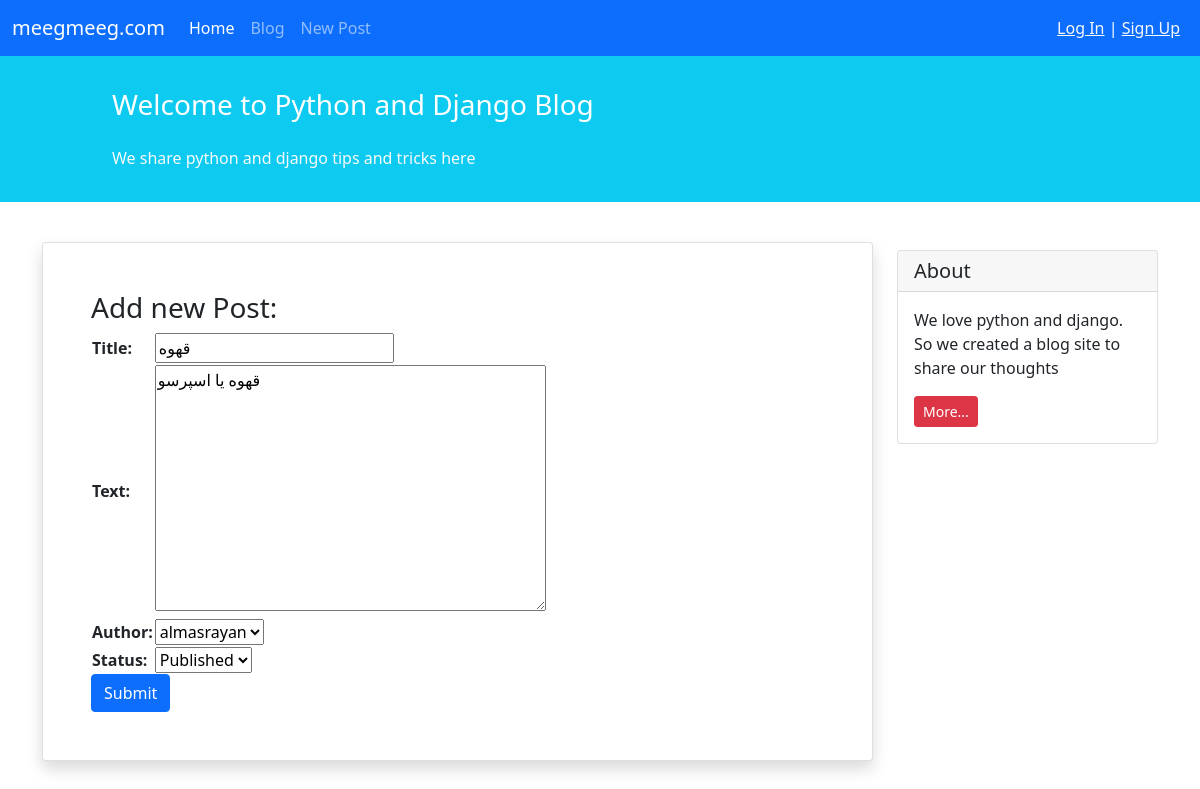
Page /blog/11/update/ on the committed database.
### blog/models.py (models this page shows, shortened)
class Post(models.Model):
    STATUS_CHOICES =(
        ('pub','Published'),
        ('drf','Draft'),
    )
    title = models.CharField(max_length=100)
    text = models.TextField()
    author = models.ForeignKey('auth.User',on_delete=models.CASCADE)
    datetime_created = models.DateTimeField(auto_now_add=True)
    datetime_modified = models.DateTimeField(auto_now=True)
    status = models.CharField(choices=STATUS_CHOICES,max_length=3)

### blog/views.py (the view)
# urls.py: path('<int:pk>/update/', views.PostUpdateView.as_view(), name='post_update'),
class PostUpdateView(generic.UpdateView):
    model = Post
    form_class = PostForm
    template_name = 'blog/post_create.html'

### blog/forms.py
class PostForm(forms.ModelForm):
    class Meta:
        model = Post
        fields = ['title', 'text', 'author', 'status']

### blog/templates/blog/post_create.html (shortened to what this page needs)
{% extends '_base.html' %}
{% block content %}
    <div class="container mt-4">
        <div class="row">
            <div class="col-9">
                <div class="card shadow my-3 p-5">
                    <h3>Add new Post:</h3>
                    <form method="POST">
                          <table>
                              {{ form.as_table }}
                          </table>
                        <button type="submit" class="btn btn-primary">Submit</button>
                    </form>
                </div>
            </div>
            <div class="col-3">
                <div class="card my-4">
                    <h5 class="card-header">About</h5>
                    <div class="card-body">
                        <p class="card-text">We love python and django. So we created a blog site to share our
                            thoughts</p>
                        <a href="#"
                           class="btn btn-sm btn-danger">
                            More...
                        </a>
                    </div>
                </div>
            </div>
        </div>
    </div>
{% endblock content %}

### rows in the picture
Post: title "قهوه", text "قهوه یا اسپرسو", author "almasrayan", status "Published"
